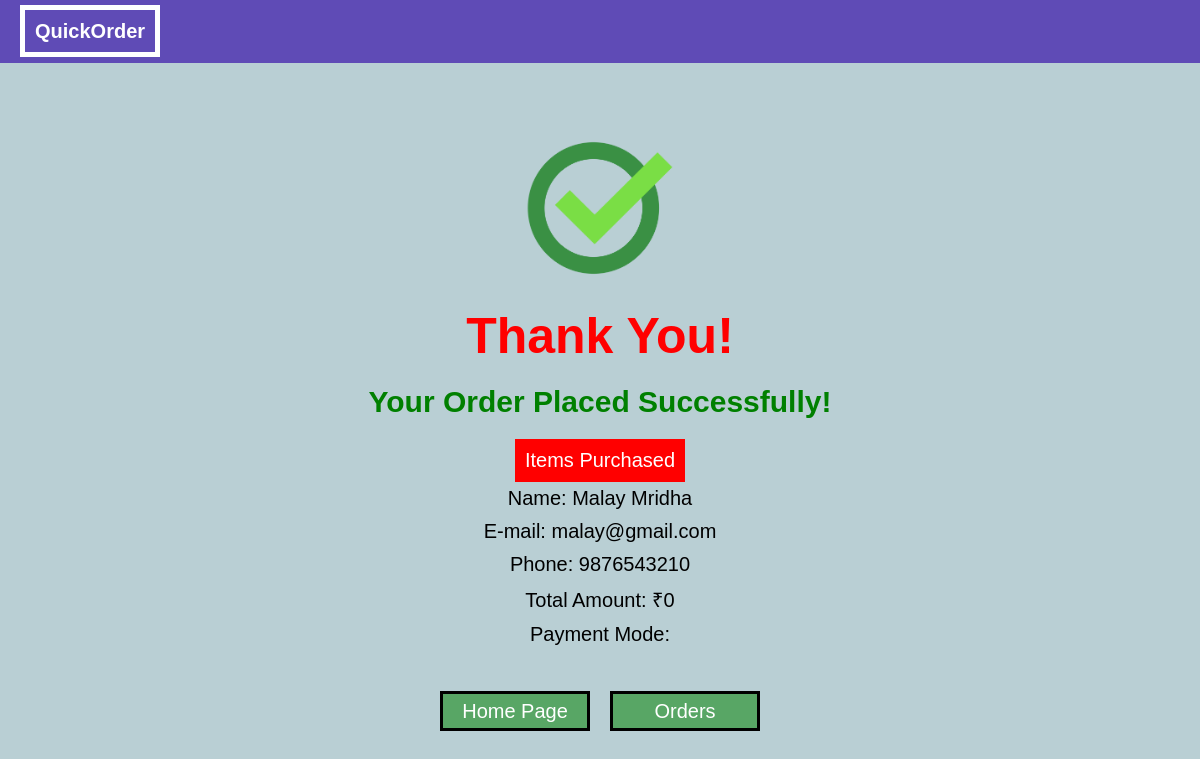
The app's page /Order/placeOrder.php (signed in) with its own data.
### tables this page shows
CREATE TABLE `profile_details` (
  `profile_id` int(11) NOT NULL,
  `firstName` varchar(50) DEFAULT NULL,
  `lastName` varchar(50) DEFAULT NULL,
  `username` varchar(50) DEFAULT NULL,
  `email` varchar(50) DEFAULT NULL,
  `phone` varchar(50) DEFAULT NULL,
  `address` varchar(200) DEFAULT NULL,
  `country` varchar(50) DEFAULT NULL,
  `state` varchar(50) DEFAULT NULL,
  `pincode` varchar(50) DEFAULT NULL,
  `url` varchar(255) DEFAULT 'profile.png'
);

### Order/placeOrder.php (the view, shortened to what this page needs)
<?php
include("../Connect/connect.php");
$username = $_COOKIE['username'];
$sum = 0;
$item = "Items Purchased: ";
$item =  substr($item, 0, -2);
$query = "SELECT * FROM profile_details WHERE username = '$username'";
$sql = mysqli_query($conn, $query);
$value = mysqli_fetch_assoc($sql);
?>
<!DOCTYPE html>
<html lang="en">
<head>
    <link rel="stylesheet" href="placeOrder.css">
</head>
<body>
    <header>
        <nav class="navbar">
            <div class="logo"><a href="../index.php">QuickOrder</a></div>
        </nav>
    </header>
    <div class="container">
        <div class="correct">
            <img src="correct.png">
        </div>
        <div class="thanks">
            <h1>Thank You!</h1>
        </div>
        <div class="order">
            <h2>Your Order Placed Successfully!</h2>
        </div>
        <div class="items">
            <p><?php echo $item; ?></p>
        </div>
        <div class="details">
            <p>Name: <?php echo $value['firstName']. " " . $value['lastName']   ?></p>
            <p>E-mail: <?php echo $value['email'];  ?> </p>
            <p>Phone: <?php echo $value['phone'] ?></p>
            <p>Total Amount: <?php echo "&#8377;".$sum; ?></p>
            <p>Payment Mode: <?php echo $_SESSION['payment_method'];?></p>
        </div>
        <div class="back">
            <div class="home"><button><a href="../index.php">Home Page</a></button></div>
            <div  class="order"><button><a href="../Order/order.php">Orders</a></button></div>
        </div>
    </div>
</body>
</html>

### Order/placeOrder.css (style rules this page uses)
* { margin: 0px; padding: 0px; box-sizing: border-box; text-decoration: none; }
body { background-color: white; font-family: sans-serif; background-color: #b9cfd4; }
.navbar { background-color: #5F4BB6; display: flex; align-items: center; justify-content: space-between; }
.logo { padding: 20px; }
.logo a { font-size: 20px; color: white; font-weight: 600; padding: 10px; border: 5px white solid; }
.container { display: flex; align-items: center; flex-direction: column; }
.correct { margin-top: 70px; }
.correct img { width: 150px; }
.thanks h1 { font-size: 50px; margin-top: 20px; margin-bottom: 20px; color: red; }
.order h2 { font-size: 30px; margin-bottom: 20px; color: green; }
.items { width: auto; height: auto; }
.items p { background-color: red; color: white; font-size: 20px; padding: 10px; }
.details p { font-size: 20px; padding: 5px; text-align: center; }
.back { display: flex; justify-content: center; padding-top: 40px; }
.back a { font-size: 20px; color: white; }
.home button { height: 40px; width: 150px; margin-right: 20px; background-color: rgba(0, 128, 0, 0.521); border: 3px solid black; }
.order button { height: 40px; width: 150px; background-color: rgba(0, 128, 0, 0.521); border: 3px solid black; }

### records on screen
profile_details: firstName "Malay", lastName "Mridha", email "malay@gmail.com", phone "9876543210"

### other values on screen
$item "Items Purchased"
$sum "0"
